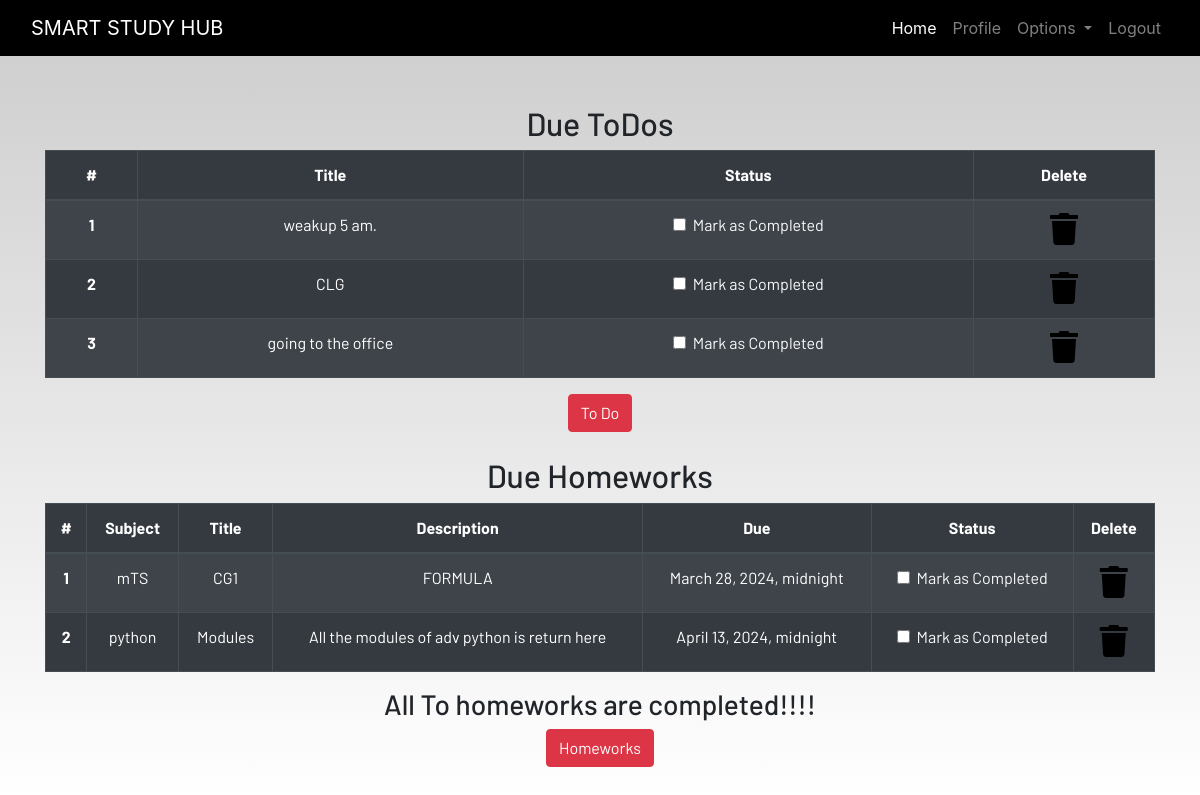
/profile/ (signed in), run on the app's committed database.
### demo1/models.py (models this page shows, shortened)
class Todo(models.Model):
    user = models.ForeignKey(User , on_delete=models.CASCADE)
    title = models.CharField(max_length=100)
    is_finished = models.BooleanField(default=False)

class Homework(models.Model):
    user = models.ForeignKey(User , on_delete=models.CASCADE)
    subject = models.CharField(max_length=50)
    title = models.CharField(max_length=200)
    description = models.TextField()
    due = models.DateTimeField()
    is_finished=models.BooleanField(default=False)

### demo1/views.py (the view)
# urls.py: path('profile/',dash_views.profile,name='profile'),
@login_required
def profile(request):
    homeworks = Homework.objects.filter(is_finished=False, user=request.user)
    todos = Todo.objects.filter(is_finished=False, user=request.user)
    if len(homeworks) == 0:
        homeworks_done = True
    else :
        homeworks_done = False
    if len(todos) == 0:
        todos_done = True
    else :
        todos_done = False
    context = {
        'homeworks':  homeworks,
        'todos': todos,
        'homeworks_done': homeworks_done,
        'todos_done': todos_done,
    }
    return render(request,'dashboard/profile.html', context)

### demo1/templates/dashboard/profile.html
{% extends 'dashboard/base.html' %}
{% load static %}
{% load crispy_forms_tags%}
{% block content %}
<section class="text-center">
    <div class="container">
    {% if not todos_done %}
        <h2>Due ToDos</h2>
        <table class="table table-striped table-bordered table-hover table-dark">
            <thead>
                <tr>
                    <th scope="col">#</th>
                    <th scope="col">Title</th>
                    <th scope="col">Status</th>
                    <th scope="col">Delete</th>
                </tr>
            </thead>
            <tbody>
                {% for todo in todos %}
                <tr>
                    <th scope="row">{{forloop.counter}}</th>
                    <td>{{todo.title}}</td>
                    <td>
                        <a href="{% url 'update-todo' todo.id %}">
                            <div class="form-check">
                                {% if todo.is_finished == True %}
                                <input class="form-check-input" type="checkbox" value="" checked>
                                {% else %}
                                <input class="form-check-input" type="checkbox" value="">
                                {% endif %}
                                <label class="form-check-label text-light" for="flexCheckDefault">
                                    Mark as Completed
                                </label>
                            </div>
                        </a>
                    </td>
                    <td><a href="{% url 'delete-todo' todo.id %}"><i class="fa fa-trash fa-2x"></i></a></td>
                </tr>
                {% endfor %}
            </tbody>
        </table>
    {% else %}
        <h3>All To dos are completed!!!!</h3>
    {% endif %}
        <a href="{% url 'todo' %}" class="btn btn-danger">To Do</a>
        <br><br>
        {% if not homework_done %}
        <h2>Due Homeworks</h2>
        <table class="table table-striped table-bordered table-hover table-dark">
            <thead>
                <tr>
                    <th scope="col">#</th>
                    <th scope="col">Subject</th>
                    <th scope="col">Title</th>
                    <th scope="col">Description</th>
                    <th scope="col">Due</th>
                    <th scope="col">Status</th>
                    <th scope="col">Delete</th>
                </tr>
            </thead>
            <tbody>
                {% for homework in homeworks %}
                <tr>
                    <th scope="row">{{forloop.counter}}</th>
                    <td>{{homework.subject}}</td>
                    <td>{{homework.title}}</td>
                    <td>{{homework.description|slice:'0:60'}}</td>
                    <td>{{homework.due}}</td>
                    <td>
                        <a href="{% url 'update-homework' homework.id %}">
                            <div class="form-check">
                                {% if homework.is_finished == True %}
                                <input class="form-check-input" type="checkbox" value="" checked>
                                {% else %}
                                <input class="form-check-input" type="checkbox" value="">
                                {% endif %}
                                <label class="form-check-label text-light" for="flexCheckDefault">
                                    Mark as Completed
                                </label>
                            </div>
                        </a>
                    </td>
                    <td><a href="{% url 'delete-homework' homework.id %}"><i class="fa fa-trash fa-2x"></i></a></td>
                </tr>
                {% endfor %}
            </tbody>
        </table>
        <h3>All To homeworks are completed!!!!</h3>
        {% endif %}
        <a href="{% url 'homework' %}" class="btn btn-danger">Homeworks</a>
    </div>
</section>
{% endblock content %}

### demo1/static/css/main.css (style rules this page uses)
html { scroll-behavior: smooth; height: 100%; width: 100%; }
a { text-decoration: none !important; color: black; }
html, body { max-width: 100%; overflow-x: hidden; height: 100%; width: 100%; }
body { background: linear-gradient(rgba(0, 0, 0, 0.2), rgba(255, 255, 255, 0.5)); overflow-x: hidden; background-repeat: no-repeat; }
.fa { color: black; }

### data on the page
Todo: title "weakup 5 am."
Todo: title "CLG"
Todo: title "going to the office"
Homework: subject "mTS", title "CG1", description "FORMULA", due "March 28, 2024, midnight"
Homework: subject "python", title "Modules", description "All the modules of adv python is return here", due "April 13, 2024, midnight"
